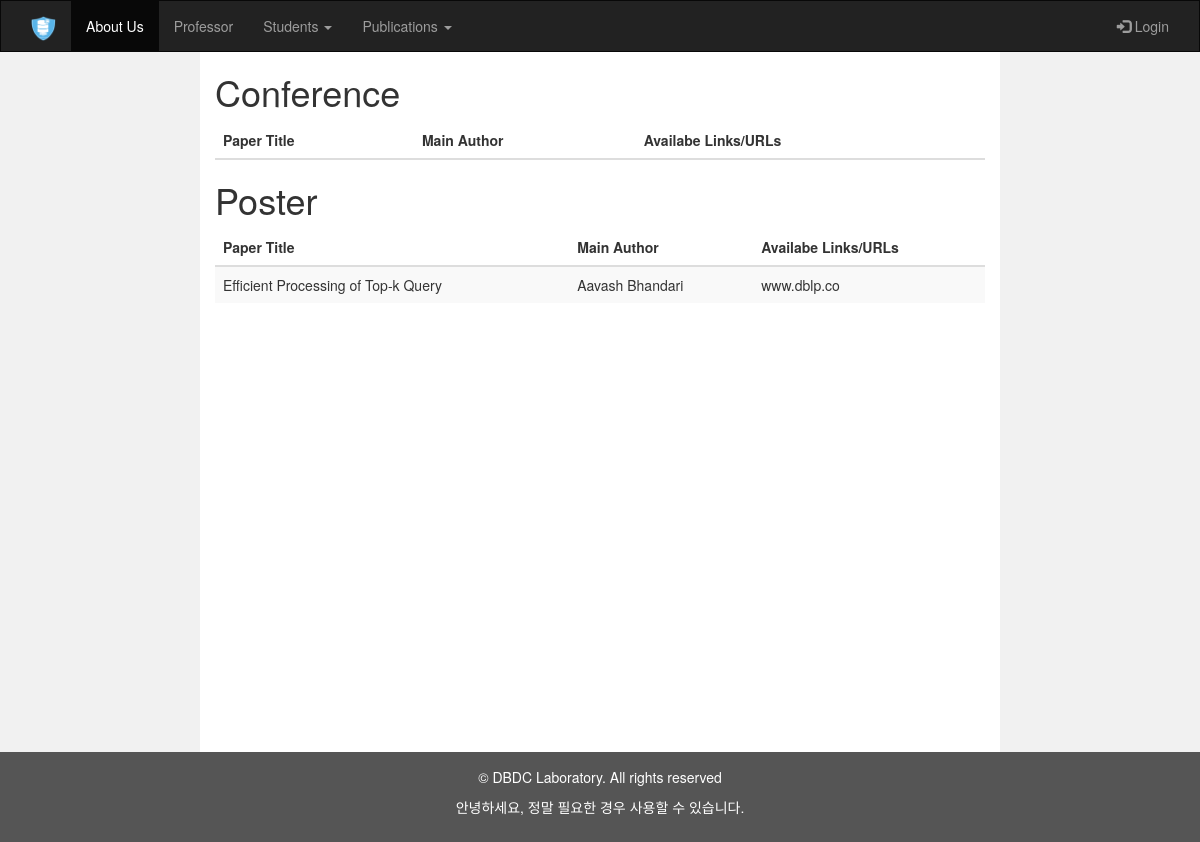
Before: /dbdc/index.php?conference with the older database file.
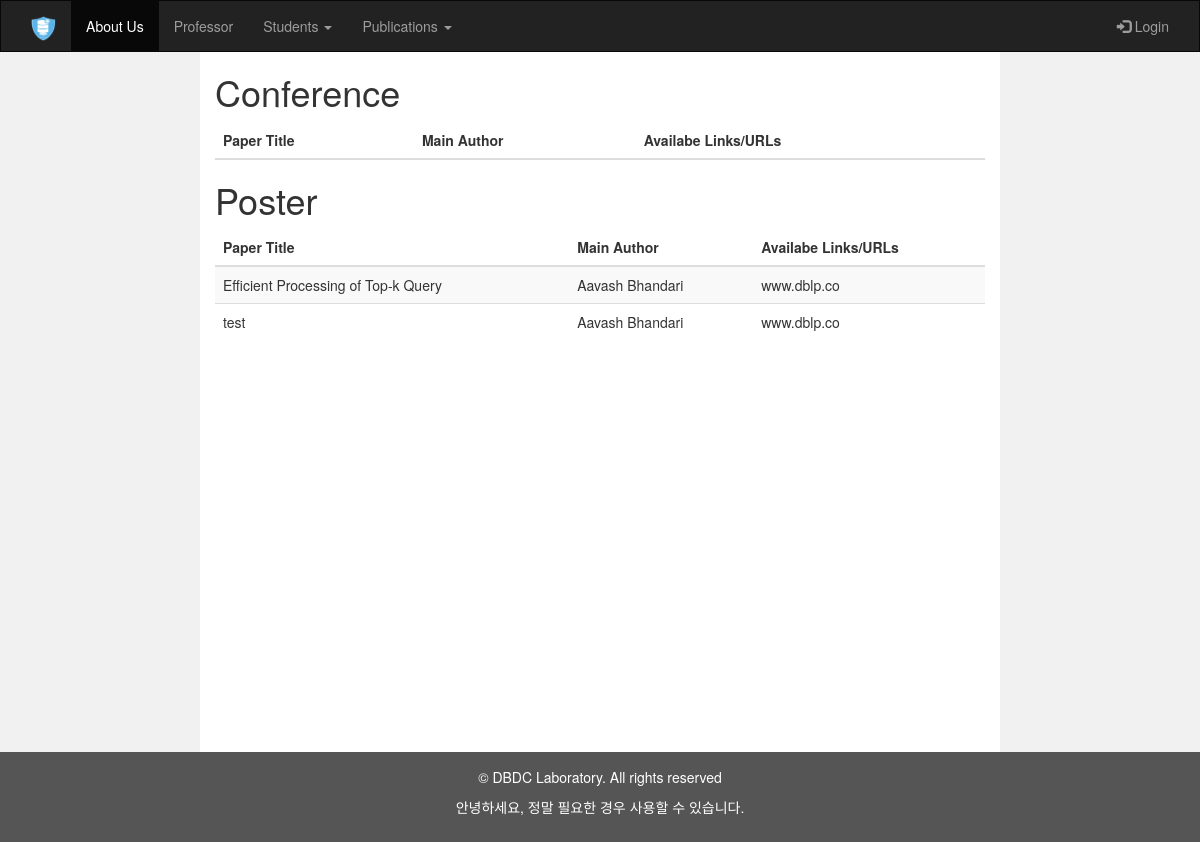
After: the same page with the newer database file.
### tables this page shows
CREATE TABLE `paper_tbl` (
  `paper_id` int(11) NOT NULL,
  `paper_title` longtext NOT NULL,
  `author_name` varchar(250) NOT NULL,
  `available_links` varchar(300) NOT NULL,
  `paper_type` varchar(150) NOT NULL
);

### dbdc/includes/conferencep.php (the view)
<?php
include 'dbconn.php';
$Conference="SELECT * FROM paper_tbl where paper_type='Conference' ;";
$Poster="SELECT * FROM paper_tbl where paper_type='Poster' ;";
$sql = array('Conference'=>$Conference,'Poster' => $Poster);
$results = [];
foreach($sql as $key => $value){
	$result=mysqli_query($conn,$value);
	$res = array('name'=>$key,'data'=>$result);
	array_push($results,$res);
}
?>
<div class="container-fluid text-center">
	<div class="row content">
		<div class="col-sm-2 sidenav">
		</div>
		<div class="col-sm-8 text-left">
			<?php foreach($results as $result){?>
				<h1><?php echo $result['name'] ?></h1>
				<table class="table table-striped">
					<thead>
						<tr>
							<th>Paper Title</th>
							<th>Main Author</th>
							<th>Availabe Links/URLs</th>
						</tr>
					</thead>
					<tbody>
						<?php
						$rows = $result['data'];
						while($r = mysqli_fetch_assoc($rows)) {
							?>
							<tr>
								<td><?php echo $r["paper_title"]?></td>
								<td><?php echo $r["author_name"]?></td>
								<td><?php echo $r["available_links"]?></td>
							</tr>
						<?php }?>
					</tbody>
				</table>
			<?php }?>
		</div>
		<div class="col-sm-2 sidenav">
		</div>
	</div>
</div>

Changed rows visible on the page:
added paper_tbl: paper_title "test", author_name "Aavash Bhandari", available_links "www.dblp.co"
